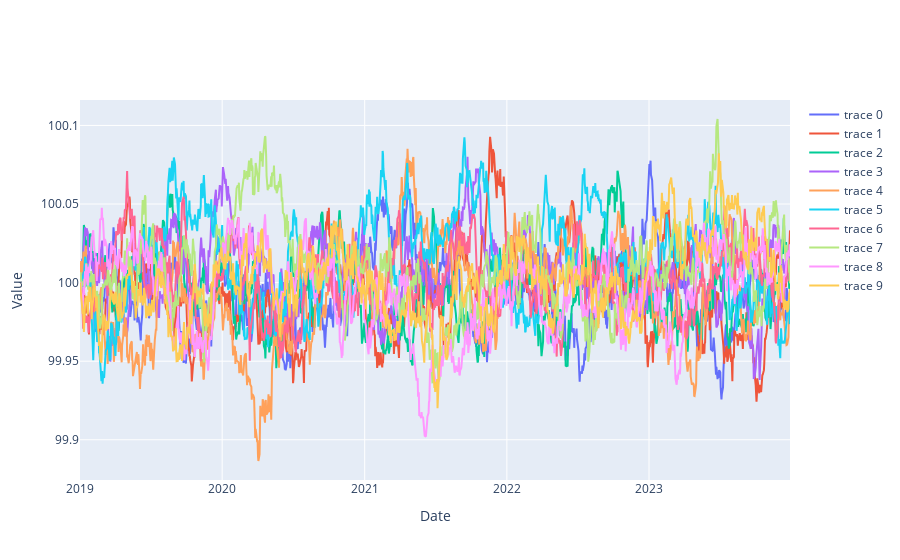

The cell this chart's notebook holds for it:
### Code cell
u.plot_plotly_multiple(train)

### Figure 1 — Plotly figure (JSON) as saved in the notebook; plotly's stock layout.template omitted (floating-point values rounded to 4 significant figures; data arrays with more than 128 entries replaced by an {"elided": "..."} marker saying what was removed)
{"data": [{"mode": "lines", "type": "scatter", "x": {"elided": "1304 str values"}, "y": {"elided": "1304 float values"}}, {"mode": "lines", "type": "scatter", "x": {"elided": "1304 str values"}, "y": {"elided": "1304 float values"}}, {"mode": "lines", "type": "scatter", "x": {"elided": "1304 str values"}, "y": {"elided": "1304 float values"}}, {"mode": "lines", "type": "scatter", "x": {"elided": "1304 str values"}, "y": {"elided": "1304 float values"}}, {"mode": "lines", "type": "scatter", "x": {"elided": "1304 str values"}, "y": {"elided": "1304 float values"}}, {"mode": "lines", "type": "scatter", "x": {"elided": "1304 str values"}, "y": {"elided": "1304 float values"}}, {"mode": "lines", "type": "scatter", "x": {"elided": "1304 str values"}, "y": {"elided": "1304 float values"}}, {"mode": "lines", "type": "scatter", "x": {"elided": "1304 str values"}, "y": {"elided": "1304 float values"}}, {"mode": "lines", "type": "scatter", "x": {"elided": "1304 str values"}, "y": {"elided": "1304 float values"}}, {"mode": "lines", "type": "scatter", "x": {"elided": "1304 str values"}, "y": {"elided": "1304 float values"}}], "layout": {"xaxis": {"title": {"text": "Date"}}, "yaxis": {"title": {"text": "Value"}}}}
